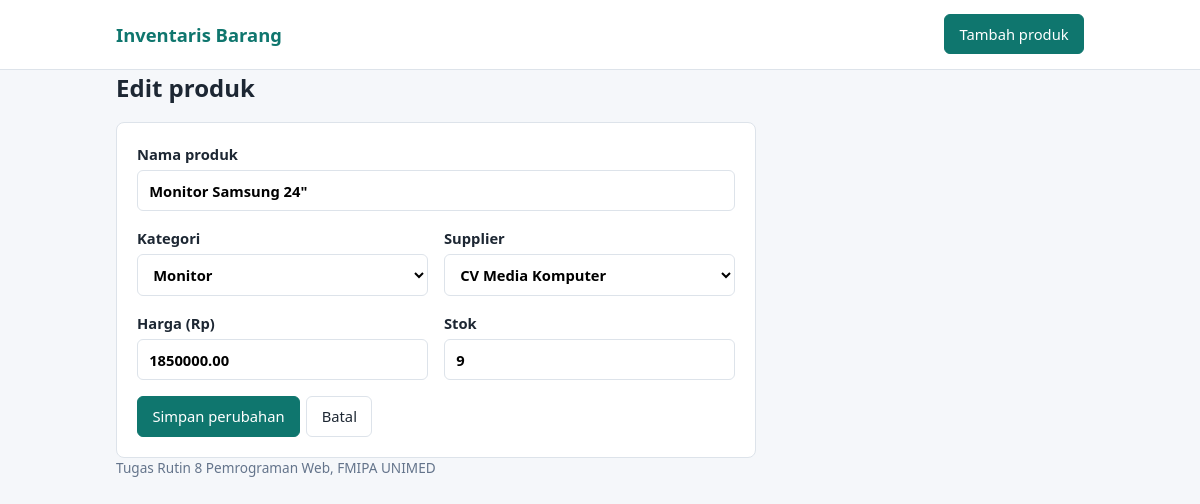
The page /edit.php?id=3 on the database its author committed.
### tables this page shows
CREATE TABLE `products` (
  `id` int(11) NOT NULL,
  `name` varchar(150) NOT NULL,
  `category_id` int(11) NOT NULL,
  `supplier_id` int(11) NOT NULL,
  `price` decimal(12,2) NOT NULL,
  `stock` int(11) NOT NULL DEFAULT 0
);

CREATE TABLE `categories` (
  `id` int(11) NOT NULL,
  `name` varchar(100) NOT NULL
);

CREATE TABLE `suppliers` (
  `id` int(11) NOT NULL,
  `name` varchar(100) NOT NULL,
  `phone` varchar(20) DEFAULT NULL
);

### includes/functions.php (called while the page is built, shortened)
<?php
function e($value): string
{
    return htmlspecialchars((string) $value, ENT_QUOTES, 'UTF-8');
}

### includes/product_form.php (the view, shortened to what this page needs)
<form method="POST" class="card form">
    <label>Nama produk
        <input type="text" name="name" maxlength="150" value="<?= e($product['name']) ?>" required>
    </label>
    <div class="row">
        <label>Kategori
            <select name="category_id" required>
                <?php foreach ($categories as $c): ?>
                    <option value="<?= (int) $c['id'] ?>" <?= (int) $product['category_id'] === (int) $c['id'] ? 'selected' : '' ?>>
                        <?= e($c['name']) ?>
                    </option>
                <?php endforeach; ?>
            </select>
        </label>
        <label>Supplier
            <select name="supplier_id" required>
                <?php foreach ($suppliers as $s): ?>
                    <option value="<?= (int) $s['id'] ?>" <?= (int) $product['supplier_id'] === (int) $s['id'] ? 'selected' : '' ?>>
                        <?= e($s['name']) ?>
                    </option>
                <?php endforeach; ?>
            </select>
        </label>
    </div>
    <div class="row">
        <label>Harga (Rp)
            <input type="number" name="price" min="0" step="0.01" value="<?= e($product['price']) ?>" required>
        </label>
        <label>Stok
            <input type="number" name="stock" min="0" step="1" value="<?= e($product['stock']) ?>" required>
        </label>
    </div>
    <div class="actions">
        <button type="submit" class="btn btn-primary"><?= e($submitLabel) ?></button>
        <a class="btn" href="index.php">Batal</a>
    </div>
</form>

### assets/style.css (style rules this page uses)
:root { --bg: #f5f7fa; --surface: #ffffff; --text: #1d2733; --muted: #64748b; --line: #dde3ea; --primary: #0f766e; --primary-dark: #0b5c56; --danger: #b42318; --danger-bg: #fdecea; --success: #1a7f45; --success-bg: #e6f6ec; }
* { box-sizing: border-box; }
body { margin: 0; background: var(--bg); color: var(--text); font-family: "Segoe UI", system-ui, sans-serif; line-height: 1.5; }
.card { background: var(--surface); border: 1px solid var(--line); border-radius: 8px; }
.actions { display: flex; gap: 0.4rem; }
.btn { display: inline-block; padding: 0.5rem 0.9rem; border: 1px solid var(--line); border-radius: 6px; background: var(--surface); color: var(--text); font: inherit; font-size: 0.92rem; text-decoration: none; cursor: pointer; }
.btn-primary { background: var(--primary); border-color: var(--primary); color: #fff; }
.form { padding: 1.25rem; display: grid; gap: 1rem; max-width: 640px; }
.row { display: grid; grid-template-columns: 1fr 1fr; gap: 1rem; }
label { display: grid; gap: 0.3rem; font-weight: 600; font-size: 0.92rem; }
input, select { width: 100%; padding: 0.55rem 0.7rem; border: 1px solid var(--line); border-radius: 6px; font: inherit; background: #fff; }

### rows shown on the page
products: name "Monitor Samsung 24\"", category_id "Monitor", supplier_id "CV Media Komputer", price "1850000.00", stock "9"

### other values the page prints
$submitLabel "Simpan perubahan"
